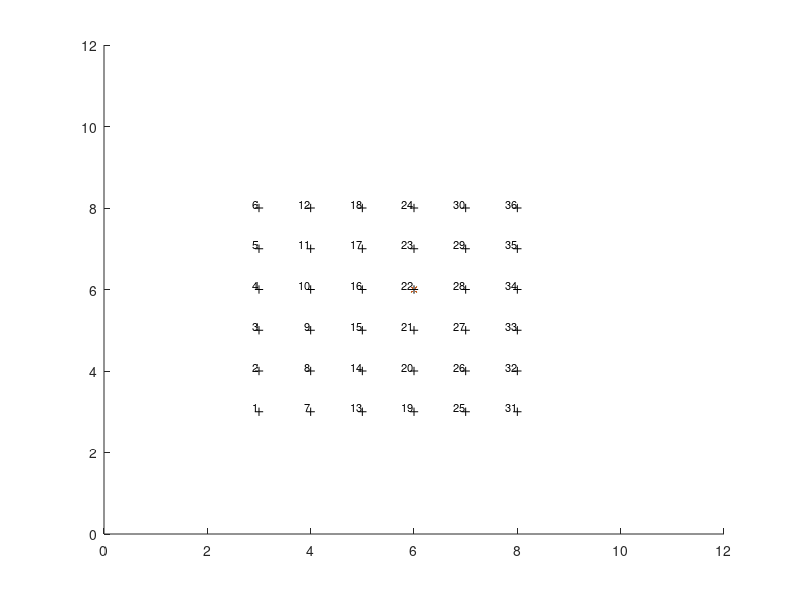

The MATLAB source for this figure: (Note: this script raises an error after producing the figure.)
clear all
% generate landmarks array
number_of_markers = 36;
sqr_size = sqrt(number_of_markers);
landmarks = zeros(number_of_markers, 3);
id = 1;
fov = 12;
for x=(fov-sqr_size)/2:(fov-sqr_size)/2 + sqr_size-1
    for y=(fov-sqr_size)/2:(fov-sqr_size)/2 + sqr_size-1
     landmarks(id, :) = [x, y, 3];
     id = id+1;
    end
end


% I. INITIALIZE
%


%   0. System def.
% System Noise
%q = [0.1; 0.1]; %amount of noise movement of robot
%Q = diag(q.^2);

% Sensor noise
sensor_noise = [2; 2*pi/180];
S_noise = diag(sensor_noise.^2);
% Initial z assumption and its uncertainty
init_l_z = 2.8;
P_z = 0.8;

randn('seed', 2);
%   1. Simulator
%       R: robot pose
%       u: control

R = [6; 6;0]; %robot starts at the origin
u = [3; 2]; %Move forward and turn
u_const = u;
W = landmarks';
%   2. Estimator
robotSize = 3;
markerSize = 3;
x = zeros(robotSize+markerSize*size(W, 2), 1);
P = zeros(numel(x), numel(x));
mapspace = 1:numel(x);
l = zeros(2, size(W, 2));
r = find(mapspace, robotSize);
mapspace(r) = 0; %Reserve space for robot state variables
%P(logical(eye(size(P)))) = 0;
x(r) = R;
P(r, r) = 0;


%   3. Graphics
cla
mapFig = figure(1);
axis([0 12 0 12 0 5])
WG = line('parent', gca, ...
    'linestyle', 'none', ...
    'marker', '+', ...
    'color', 'k',...
    'xdata', W(1, :),...
    'ydata', W(2, :),...
    'zdata', W(3, :));

for lid=1:size(W,2)
    text(W(1, lid), W(2, lid), W(3, lid), num2str(lid), 'VerticalAlignment','bottom', ...
                     'HorizontalAlignment','right', 'FontSize',8, 'Color', 'k')

end


init_markers = line('parent', gca, ...
    'linestyle', 'none', ...
    'marker', 'o', ...
    'color', 'm',...
    'xdata', [],...
    'ydata', [],...
    'zdata', []);

RG = line('parent', gca, ...
    'linestyle', 'none', ...
    'marker', '*', ...
    'color', 'g', ...
    'xdata', R(1), ...
    'ydata', R(2), ...
    'zdata', 0);


rG = line('parent', gca, ...
    'linestyle', 'none', ...
    'marker', '*', ...
    'color', 'r', ...
    'xdata', x(r(1)), ...
    'ydata', x(r(2)), ...
    'zdata', 0);

lG = line('parent', gca, ...
    'linestyle', 'none', ...
    'marker', '+', ...
    'color', 'b', ...
    'xdata', [], ...
    'ydata', [], ...
    'zdata', []);

eG = zeros(1, size(W, 2));
for i = 1:size(W, 2)
    eG(i) = line(...
            'parent', gca, ...
            'color', 'g', ...
            'xdata', [],...
            'ydata', [],...
            'zdata', []);
end

    reG= line(...
            'parent', gca, ...
            'color', 'm', ...
            'xdata', [],...
            'ydata', []);
        
polarfig = figure(3);

% polarPoints = polar('parent', gca, ...
%     'linestyle', 'none', ...
%     'marker', '+', ...
%     'theta', [], ...
%     'rho', []);

meshfig = figure(2);

% II. Temporal loop
dt = 0.1;
y = zeros(2, size(W, 2));
y_pixel = zeros(2, size(W, 2));
known_markers = zeros(1, size(W, 2));
focal_length =  200;
for t = 1:1000
    %u = u_const*sin(t/10.0);
    v = u(1);
    omega = u(2);
    theta = R(3);
    % 1. Simulator
    % Robot move with real world noise
    q = diag(M_x(v, omega));
    n = q.*randn(2, 1);
    R = R + g_x(v+n(1), omega+n(2), theta, dt);
    if R(3) > pi
        R(3) = R(3) - 2*pi;
    end
    if R(3) < -pi
        R(3) = R(3) + 2*pi;
    end
    
    
    % Show ground truth in simulator
    set(RG, 'xdata', R(1), 'ydata', R(2), 'zdata', 0);
    
    figure(polarfig);
    cla
    hold on
    % Landmarks are observed with noise
    for lid = 1:size(W,2)
        noise = sensor_noise.*randn(2, 1);
        [y(:, lid), y_pixel(:, lid)] = h(R(1), R(2), R(3),W(1, lid),W(2, lid),W(3, lid), focal_length); 
        y(:, lid) = y(:, lid)  + noise;
        text(y_pixel(1,lid), y_pixel(2, lid), num2str(lid));
    end
    plot(y_pixel(1,:), y_pixel(2, :), '*')
    axis([-500 500 -500 500]);

    %polar(y(2,:), y(1, :), '*')
    hold off

    % 2. Robot observation
    % Kalman prediction step
    v = u(1);
    omega = u(2);
    theta = x(3);
    N = (size(x, 1) - robotSize)/markerSize;
    F_x = zeros(robotSize, robotSize+3*N);
    F_x(1:robotSize, 1:robotSize) = eye(3,3);
    % Predict robot movement from odom input
    x_old = x;
    x = x + F_x'*g_x(v, omega, theta, dt);
    if x(3) > pi
        x(3) = x(3) - 2*pi;
    end
    if x(3) < -pi
        x(3) = x(3) + 2*pi;
    end
    
    % Update the covariance matrix concerning robot state
    G = eye(numel(x)) + F_x'*G_x(v, omega, theta, dt)*F_x;
    P = G*P*G' + F_x'*R_x(v, omega, theta, dt)*F_x;
    % Show predicted robot movement
    set(rG, 'xdata', x(1), 'ydata', x(2), 'zdata', 0);


    
    % Landmark observation and correction 
    % Check if some unknown markers wer observed:
    % For now all markers are always observed, so init all at first
    % iteration
    
    %Landmark initialization
    if t <= size(y,2)
        lid=t;
        %Init mean value of the landmark by back projection the first
        %observsation, here assuming that depth is init_l_z
        x(1+lid*3:(lid+1)*3) = h_inv(y(1, lid), y(2, lid), init_l_z, x(1), x(2), x(3), focal_length);
        %Init the covariance of that landmark in the P matrix
        H_INV_R = H_inv_r(y(1, lid), y(2, lid), init_l_z, x(1), x(2), x(3), focal_length);
        H_INV_Y = H_inv_y(y(1, lid), y(2, lid), init_l_z, x(1), x(2), x(3), focal_length);
        H_INV_Z = H_inv_z(y(1, lid), y(2, lid), init_l_z, x(1), x(2), x(3), focal_length);
        P_lid_lid = H_INV_R*P(1:robotSize , 1:robotSize)*H_INV_R' + ...
                    H_INV_Y*S_noise*H_INV_Y'+...
                    H_INV_Z*P_z*H_INV_Z';

        P_r_x = P(1:robotSize, 1:robotSize+((lid-1)*markerSize));       
        P_lid_x = H_INV_R*P_r_x;
        p_ll = 1+robotSize+(lid-1)*markerSize:3+robotSize+(lid-1)*markerSize;
        p_lx1 = 1+robotSize+(lid-1)*markerSize:3+robotSize+(lid-1)*markerSize;
        p_lx2 = 1:robotSize+(lid-1)*markerSize;
        P(p_ll, p_ll) = P_lid_lid;
        P(p_lx1, p_lx2) = P_lid_x;
        P(p_lx2, p_lx1) = P_lid_x'; 
        known_markers(lid) = 1;
    end
    
    %Landmark observation and state update
    z_prediction = zeros(2, size(y,2));
    z_prediction_pixel = zeros(2, size(y,2));
    figure(meshfig);
    mesh(P); 
    angles = zeros(size(y,2), 1);
    x_predicted = x;
    for lid=1:size(y,2)
        if known_markers(lid)
            angles(lid) = x(3);
            % Marker prediction
            [z_prediction(:, lid), z_prediction_pixel(:, lid)] = h(x(1), x(2), x(3), x(3*lid+1), x(3*lid+2), x(3*lid+3), focal_length);
            F_x_lid = zeros(robotSize+markerSize, robotSize+markerSize*size(W,2));
            F_x_lid(1:3, 1:3) = eye(3);
            F_x_lid(4:6, robotSize+(lid-1)*markerSize +1:robotSize+(lid-1)*markerSize +1 + 2) = eye(3);
            %figure(meshfig);
            %mesh(F_x_lid);
            %drawnow
            H_lid = H_x(x(1), x(2), x(3), x(3*lid+1), x(3*lid+2), x(3*lid+3), focal_length)*F_x_lid;
            K_lid = P*H_lid'*inv(H_lid*P*H_lid' + S_noise);
            x_updated_old = x;
            x = x + K_lid*(y(:,lid) - z_prediction(:, lid));


            dx = x(1:3) - x_updated_old(1:3);
            dx = dx(1:2)' * dx(1:2);
            da = abs(x(3) - x_updated_old(3));
            if dx < 1 && da < 0.1
              P = (eye(size(P)) - K_lid*H_lid)*P;
            else
              x = x_predicted;
            end


            if x(3) > pi
                x(3) = x(3) - 2*pi;
            end
            if x(3) < -pi
                x(3) = x(3) + 2*pi;
            end


    %         figure(polarfig);
    %         hold on
    %         plot(z_prediction_pixel(1,lid), z_prediction_pixel(2, lid), '+')
    %         text(z_prediction_pixel(1,lid), z_prediction_pixel(2, lid), num2str(lid));
    %         drawnow;
    %         hold off
        end
    end
    
    dx = x(1:3) - x_predicted(1:3);
    dx = dx(1:2)' * dx(1:2);
    formatSpec = 'For angle %f robot moved %f\n';
    fprintf(formatSpec, x(3), dx)
    angles
    
    set(init_markers, 'xdata', x(4:3:end), 'ydata', x(5:3:end), 'zdata', x(6:3:end));
    for lid=1:size(W, 2)    
        p_ll = 1+robotSize+(lid-1)*markerSize:3+robotSize+(lid-1)*markerSize;
        le = x(p_ll);
        LE = P(p_ll, p_ll);
        [X, Y, Z] = cov3elli(le, LE, 3, 16);
        set(eG(lid), 'xdata', X, 'ydata', Y, 'zdata', Z); 
    end
    
    set(rG, 'xdata', x(1), 'ydata', x(2), 'zdata', 0);
    [X, Y] = cov2elli(x(1:2), P(1:2, 1:2), 3, 16);
    set(reG, 'xdata', X, 'ydata', Y);    
    figure(4)
    imshow((P - min(min(P))/max(max(P))))
    drawnow

end


